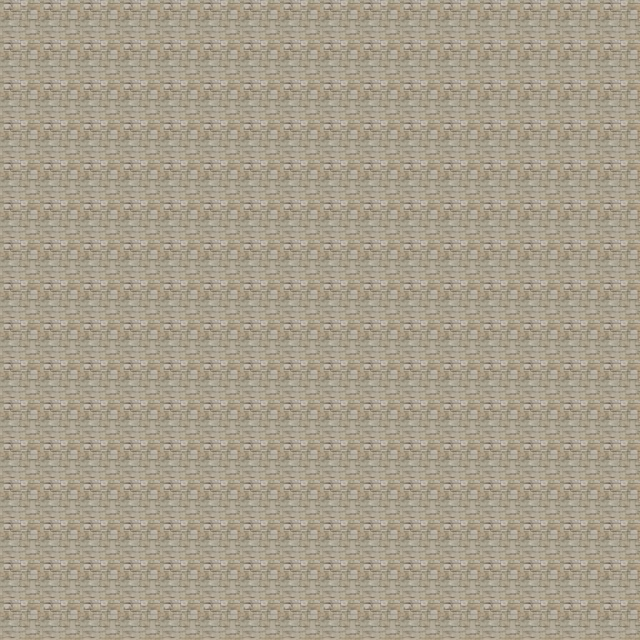

Below is a game level as drawn by its tile map, then a one-line description and the .tmx that defines it (tile-layer data replaced by summaries):
An orthogonal 16x16 tile map with 40x40 px tiles, 1 tile layer (Tile Layer 1).

<map version="1.0" orientation="orthogonal" width="16" height="16" tilewidth="40" tileheight="40">
 <tileset firstgid="1" name="stone" tilewidth="40" tileheight="40">
  <image source="stone.jpg" width="64" height="64" />
 </tileset>
 <layer name="Tile Layer 1" width="16" height="16">
  <data>[256 cells, 256 non-empty, 1 distinct tile ids]</data>
 </layer>
</map>
